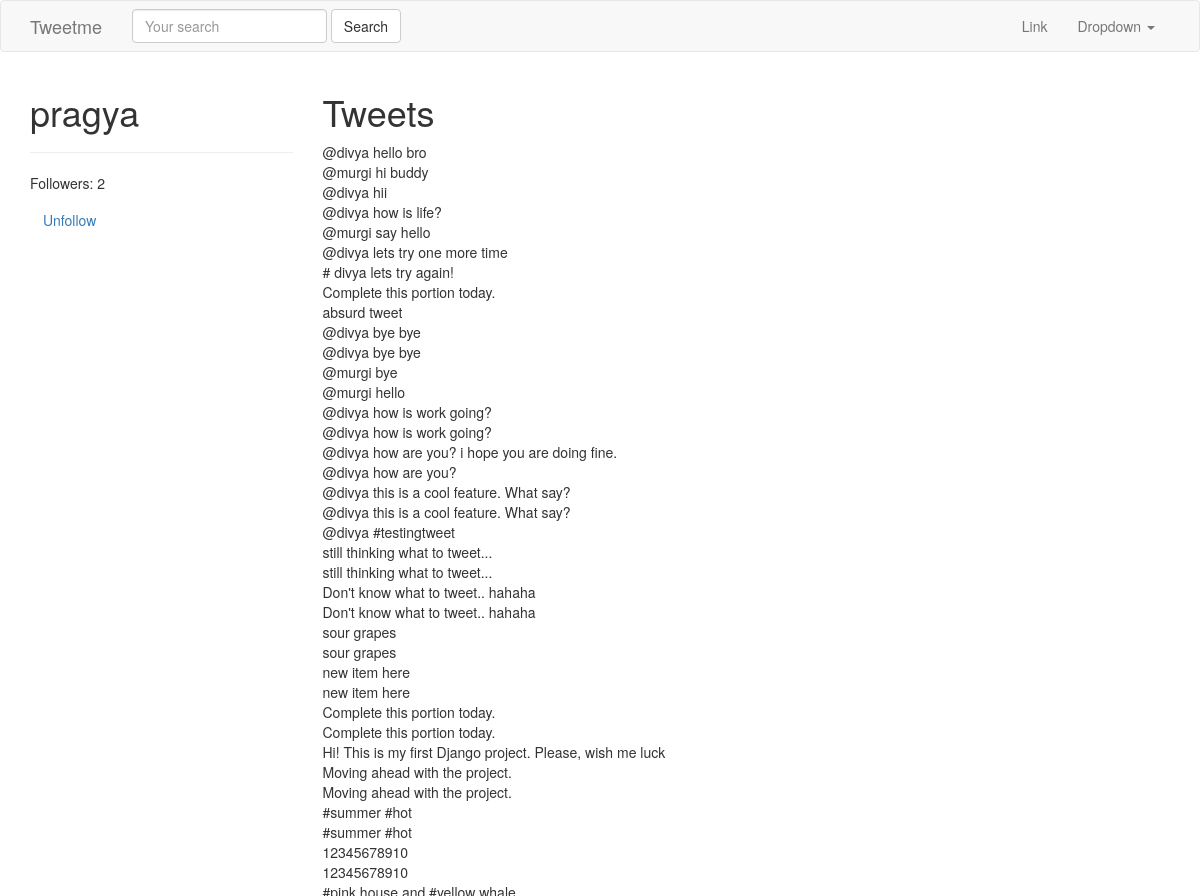
Before: /pragya/ (signed in, upper part) with the older database file.
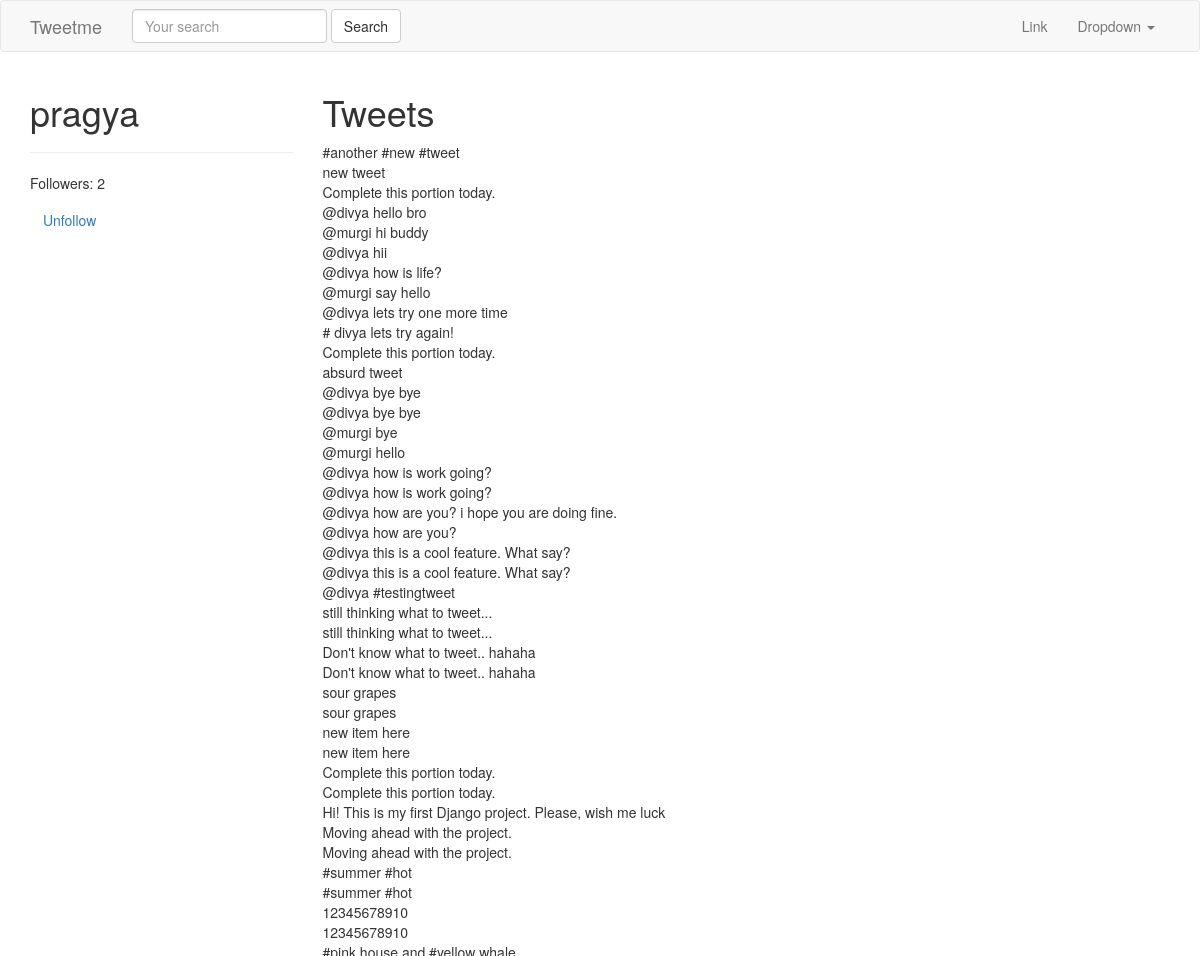
After: the same page with the newer database file.
### tweets/models.py (models this page shows, shortened)
class Tweet(models.Model):
	parent = models.ForeignKey("self", blank=True, null=True, on_delete=models.CASCADE,)
	user = models.ForeignKey(settings.AUTH_USER_MODEL, on_delete=models.CASCADE,)
	content = models.CharField(max_length=140, validators=[valiadte_content])
	updated = models.DateTimeField(auto_now=True)
	timestamp = models.DateTimeField(auto_now_add=True)
	objects = TweetManager()
	def __str__(self):
		return str(self.content)
	class Meta:
		ordering = ['-timestamp']

### accounts/views.py (the view)
# urls.py: url(r'^(?P<username>[\w.@+-]+)/$',UserDetailView.as_view(), name='detail'),
class UserDetailView(DetailView):
	template_name = 'accounts/user_detail.html'
	queryset = User.objects.all()
	def get_object(self):
		return get_object_or_404(
			User,
			username__iexact=self.kwargs.get("username")
			)
	def get_context_data(self, *args, **kwargs):
		context = super(UserDetailView, self).get_context_data(*args, **kwargs)
		following = UserProfile.objects.is_following(self.request.user, self.get_object())
		context['following'] = following
		return context

### accounts/models.py (called while the page is built)
	def all(self):
		qs = self.get_queryset().all()
		try:
			if self.instance:
				qs = qs.exclude(user=self.instance)
		except:
			pass
		return qs

	def is_following(self, user, followed_by_user):
		user_profile, created = UserProfile.objects.get_or_create(user=user)
		if created:
			return False
		if followed_by_user in user_profile.following.all():
			return True
		return False

	def get_following(self):
		users = self.following.all()
		return users.exclude(username=self.user.username)

	def get_follow_url(self):
		return reverse_lazy("profiles:follow", kwargs={"username":self.user.username})

### accounts/templates/accounts/user_detail.html (shortened to what this page needs)
{% extends "base.html" %}
{% block content %}
<div class='row'>
	<div class='col-sm-3 col-xs-12'>
		<h1>{{ object.username }}</h1>
		<hr/>
		<p>Followers: {{  object.followed_by.all.count }}</p>
		<p>
			<a class='btn btn-link' href='{{ object.profile.get_follow_url }}'>
				{% if following %} Unfollow{% else %} Follow{% endif %}
			</a>
		</p>
	</div>
	<div class='col-sm-9 col-xs-12'>
		<h1>Tweets</h1>
		{% for tweet in object.tweet_set.all %}
		{{ tweet }}<br/>
		{% endfor %}
			{% for user in object.profile.get_following %}
			<a href='/{{ user.username }}'>{{ user.username }}</a><br/>
			{% empty %}
			<h4>Not following any user</h4>
			{% endfor %}
			{% for profile in object.followed_by.all %}
			<a href='/{{ profile.user.username }}'>{{ profile.user.username }}</a><br/>
			{% empty %}
			<h4>Not followed by any user</h4>
			{% endfor %}
	</div>
</div>
{% endblock content %}

Changed rows visible on the page:
added Tweet: content "#another #new #tweet"
added Tweet: content "new tweet"
added Tweet: content "Complete this portion today."
